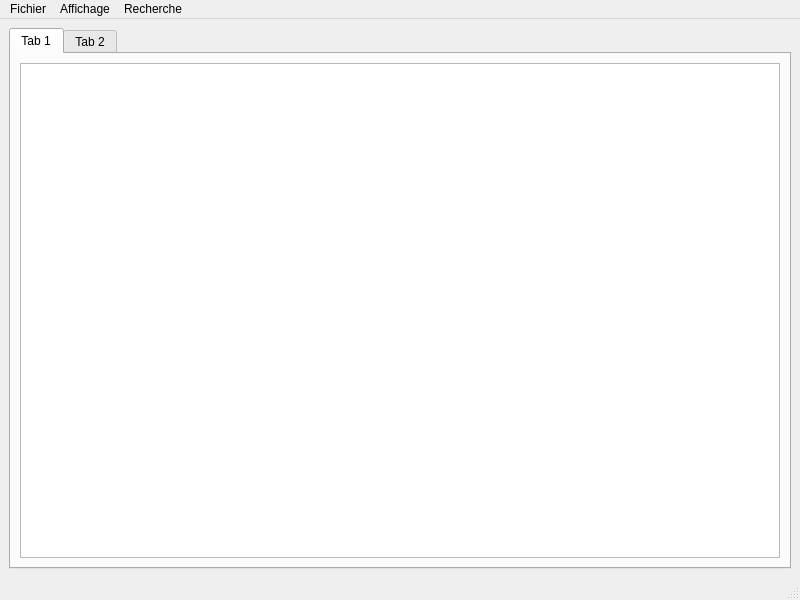
<?xml version="1.0" encoding="UTF-8"?>
<ui version="4.0">
 <class>MainWindow</class>
 <widget class="QMainWindow" name="MainWindow">
  <property name="geometry">
   <rect>
    <x>0</x>
    <y>0</y>
    <width>800</width>
    <height>600</height>
   </rect>
  </property>
  <property name="windowTitle">
   <string>MainWindow</string>
  </property>
  <widget class="QWidget" name="centralwidget">
   <layout class="QVBoxLayout" name="verticalLayout">
    <item>
     <widget class="QTabWidget" name="tabWidget">
      <property name="currentIndex">
       <number>0</number>
      </property>
      <widget class="QWidget" name="tab">
       <attribute name="title">
        <string>Tab 1</string>
       </attribute>
       <layout class="QVBoxLayout" name="verticalLayout_2">
        <item>
         <widget class="QTextEdit" name="textEdit"/>
        </item>
       </layout>
      </widget>
      <widget class="QWidget" name="tab_2">
       <attribute name="title">
        <string>Tab 2</string>
       </attribute>
       <layout class="QHBoxLayout" name="horizontalLayout">
        <item>
         <widget class="QTextEdit" name="textEdit_2"/>
        </item>
       </layout>
      </widget>
     </widget>
    </item>
   </layout>
  </widget>
  <widget class="QMenuBar" name="menubar">
   <property name="geometry">
    <rect>
     <x>0</x>
     <y>0</y>
     <width>800</width>
     <height>24</height>
    </rect>
   </property>
   <widget class="QMenu" name="menuFichier">
    <property name="title">
     <string>Fichier</string>
    </property>
    <addaction name="actionOuvrir"/>
    <addaction name="actionSauvegarder"/>
   </widget>
   <widget class="QMenu" name="menuAffichage">
    <property name="title">
     <string>Affichage</string>
    </property>
    <addaction name="actionLigne_colonne"/>
   </widget>
   <widget class="QMenu" name="menuRecherche">
    <property name="title">
     <string>Recherche</string>
    </property>
    <addaction name="actionOuvrir_fenetre_recherche"/>
   </widget>
   <addaction name="menuFichier"/>
   <addaction name="menuAffichage"/>
   <addaction name="menuRecherche"/>
  </widget>
  <widget class="QStatusBar" name="statusbar"/>
  <action name="actionOuvrir">
   <property name="text">
    <string>Ouvrir</string>
   </property>
  </action>
  <action name="actionSauvegarder">
   <property name="text">
    <string>Sauvegarder</string>
   </property>
  </action>
  <action name="actionSave_as">
   <property name="text">
    <string>Save as</string>
   </property>
  </action>
  <action name="actionNew">
   <property name="text">
    <string>New</string>
   </property>
  </action>
  <action name="actionLigne">
   <property name="text">
    <string>Ligne</string>
   </property>
  </action>
  <action name="actionColonne">
   <property name="text">
    <string>Colonne</string>
   </property>
  </action>
  <action name="actionLigne_colonne">
   <property name="text">
    <string>Ligne_colonne</string>
   </property>
  </action>
  <action name="actionOuvrir_fenetre_recherche">
   <property name="text">
    <string>Ouvrir fenetre recherche</string>
   </property>
  </action>
 </widget>
 <resources/>
 <connections/>
</ui>
